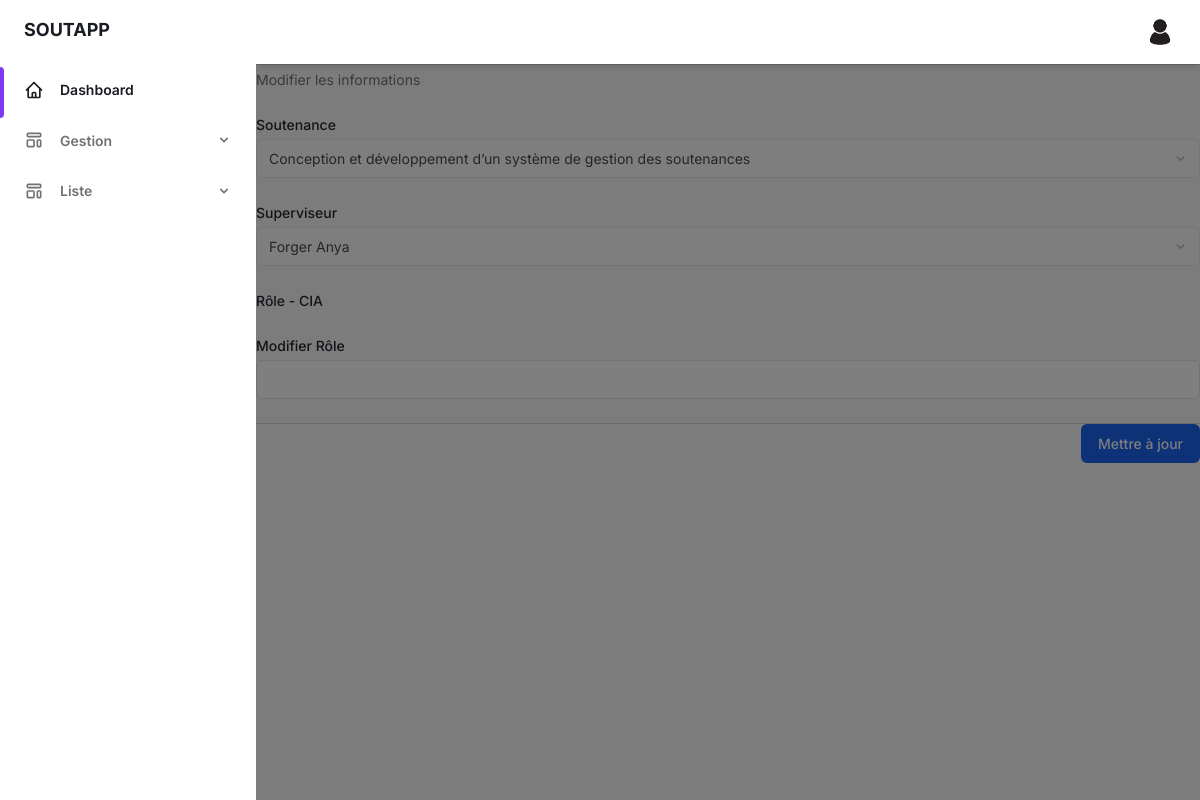
The app's page /admin-dashboard-supervisers/update/17/ with its own data.
### soutapp/models.py (models this page shows, shortened)
class Superviser(models.Model):
    id_sout = models.ForeignKey(Soutenance, on_delete=models.CASCADE)
    id_prof = models.ForeignKey(Professeur, on_delete=models.CASCADE)
    role = models.CharField(max_length=50)
    create_at = models.DateTimeField(auto_now_add=True)
    class Meta:
        unique_together = ('id_sout', 'id_prof')

class Soutenance(models.Model):
    id_sout = models.AutoField(primary_key=True)
    theme = models.CharField(max_length=255)
    Heure_deb = models.TimeField(null=True, blank=True)
    Heure_fin = models.TimeField()
    Date_sout = models.DateField()
    lieu = models.CharField(max_length=100)
    is_finish = models.BooleanField()
    created_at = models.DateTimeField(auto_now_add=True)
    id_etudiant = models.ForeignKey(Etudiant, on_delete=models.CASCADE)
    def __str__(self):
        return self.theme

class Professeur(models.Model):
    id_prof = models.AutoField(primary_key=True)
    nom_prof = models.CharField(max_length=50)
    prenom_prof = models.CharField(max_length=50)
    specialite_prof = models.CharField(max_length=150)
    image_prof = models.ImageField(upload_to='prof_photos/')
    adresse_prof = models.CharField(max_length=100)
    telephone_prof = models.CharField(max_length=50)
    email_prof = models.EmailField(max_length=100)
    created_at = models.DateTimeField(auto_now_add=True)
    def __str__(self):
        return f"{self.nom_prof} {self.prenom_prof}"

### soutapp/crud.py (the view, shortened to what this page needs)
# urls.py: path('admin-dashboard-supervisers/update/<int:id>/', crud.update_superviser, name='update_superviser'),
def update_superviser(request, id):
    superviser = get_object_or_404(Superviser, id=id)
    return render(request, 'session-admin/form_update.html', {'view_name': 'update_superviser', 'superviseur': superviser})  # Page de formulaire pour modifier

### soutapp/templates/session-admin/form_update.html (shortened to what this page needs)
{% extends 'session-admin/base.html' %}
{% load static %}
{% block content %}
{% if view_name == 'update_superviser' %}
<form class="space-y-8 container m-auto divide-y divide-gray-200" method="POST">
    <div class="space-y-8 divide-y divide-gray-200">
        <div class="pt-8">
            <div>
                <p class="mt-1 text-sm text-gray-500">Modifier les informations</p>
            </div>
                    <div class="mt-6 grid grid-cols-1 gap-y-6 gap-x-4 sm:grid-cols-6">
                        <div class="sm:col-span-3 mb-6">
                            <label for="id_sout" class="block text-sm font-medium text-gray-700">  Soutenance </label>
                            <select
                                disabled
                                name="id_sout" id="id_sout"
                                class="block w-full mt-1 text-sm dark:text-gray-300 dark:border-gray-600 dark:bg-gray-700 form-select focus:border-purple-400 focus:outline-none focus:shadow-outline-purple dark:focus:shadow-outline-gray">
                                <option value="{{ superviseur.id_sout }}">{{ superviseur.id_sout.theme }}</option>
                            </select>
                        </div>
                        <div class="sm:col-span-3 mb-6">
                            <label for="id_prof" class="block text-sm font-medium text-gray-700"> Superviseur </label>
                            <select
                                disabled
                                name="id_prof" id="id_prof"
                                class="block w-full mt-1 text-sm dark:text-gray-300 dark:border-gray-600 dark:bg-gray-700 form-select focus:border-purple-400 focus:outline-none focus:shadow-outline-purple dark:focus:shadow-outline-gray">
                                <option value="{{ superviseur.id_prof }}">{{ superviseur.id_prof.nom_prof }} {{ superviseur.id_prof.prenom_prof }}</option>
                            </select>
                        </div>
                        <div class="sm:col-span-4 mb-6">
                            <label class="block text-sm font-medium text-gray-700"> Rôle - {{ superviseur.role }} </label>
                        </div>
                        <div class="sm:col-span-4 mb-6">
                            <label for="role" class="block text-sm font-medium text-gray-700"> Modifier Rôle </label>
                            <input
                                id="role"
                                name="role"
                                type="text"
                                autocomplete="role"
                                class="block w-full mt-1 text-sm dark:border-gray-600 dark:bg-gray-700 focus:border-purple-400 focus:outline-none focus:shadow-outline-purple dark:text-gray-300 dark:focus:shadow-outline-gray form-input"
                                placeholder=""
                            />
                        </div>
                    </div>
        </div>
    </div>
    <div class="pt-5">
        <div class="flex justify-end">
            <button
                href="{% url 'update_superviser' superviseur.id %}"
                type="submit"
                class="ml-3 inline-flex justify-center py-2 px-4 border border-transparent shadow-sm text-sm font-medium rounded-md text-white bg-blue-600 hover:bg-blue-700 focus:outline-none focus:ring-2 focus:ring-offset-2 focus:ring-blue-500">
                Mettre à jour
            </button>
        </div>
    </div>
</form>
{% endif %}
{% endblock %}

### records on screen
Superviser: id_sout "Conception et développement d’un système de gestion des soutenances", id_prof "Forger Anya", role "CIA"
